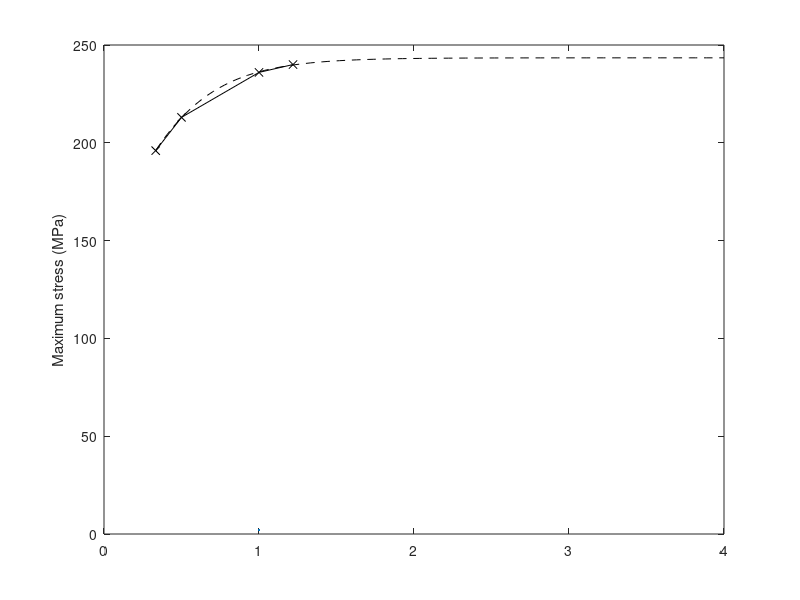

Here is the MATLAB script that generated this plot: (Note: this script raises an error after producing the figure.)
meshSizes = [0.82 1 2 3]; % mm
meshDensities = 1./meshSizes; % mm^-1
stresses = [240 236 213 196]; % MPa
eigs = [2.404 2.38 2.20 1.90]; % eigs

% extrapolated data created with the curve fitter tool
X = linspace(1/3, 4, 100);
stress2 = 243.44 ./ (1 + exp(-3.115 * (X + 0.1226)));
eigs2 = (-0.0081 * X.^2 + 2.5135 * X - 0.5131) ./ (X - 0.1629);

% plotting the data
ax = gca();
ha = plot(meshDensities, stresses, "kx-", LineWidth=2);
hold on
plot(X, stress2, "k--")
ylabel("Maximum stress (MPa)")
yyaxis right
hb = plot(meshDensities, eigs, "ro-", LineWidth=2)
plot(X, eigs2, "r--")
ylabel("Buckling eigenvalue")
xlabel("Mesh element density (1/mm)")
grid on
ax.YAxis(1).Color = [0 0 0];
ax.YAxis(2).Color = [0 0 0];
xlim([0.3 3])
legend([ha, hb], "Max. stress", "Buckling eigenvalues")
